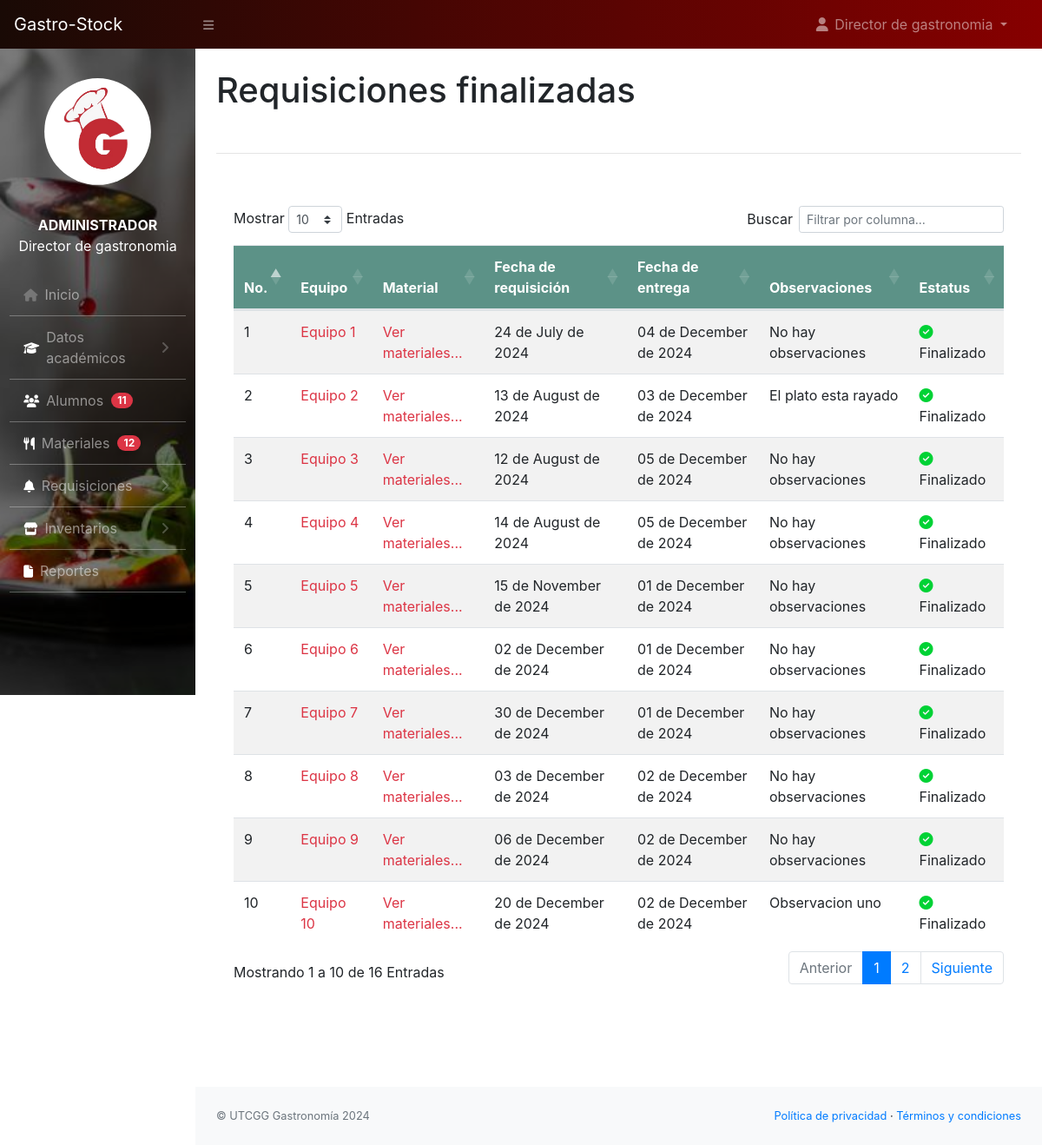
Page /encargado/solic_finalizadas.php (signed in) on the committed database.
### tables this page shows
CREATE TABLE `solicitud` (
  `id` int(11) NOT NULL,
  `solicitante` int(100) NOT NULL,
  `total` int(50) NOT NULL,
  `equipo` int(11) DEFAULT NULL,
  `observaciones` varchar(300) DEFAULT NULL,
  `asignatura` int(11) DEFAULT NULL,
  `profesor` int(11) DEFAULT NULL,
  `fecha_solicitud` date DEFAULT NULL,
  `fecha_entrega` date DEFAULT NULL,
  `fecha_reposicion` date DEFAULT NULL,
  `estatus` varchar(50) NOT NULL,
  `fecha` datetime NOT NULL DEFAULT current_timestamp(),
  `faltantes` int(10) DEFAULT NULL
);

### encargado/solic_finalizadas.php (the view, shortened to what this page needs)
<?php
    include_once('../conf/config.php');
?>
<!DOCTYPE html>
<html lang="en">
<head>
    <link rel="stylesheet" href="https://cdn.jsdelivr.net/npm/bootstrap@4.6.2/dist/css/bootstrap.min.css">
        <link href="../css/styles.css" rel="stylesheet" />
        <link rel="stylesheet" href="../css/estilo-nav.css">
        <link href="https://cdn.datatables.net/1.10.20/css/dataTables.bootstrap4.min.css" rel="stylesheet" />
        <link rel="stylesheet" href="https://cdnjs.cloudflare.com/ajax/libs/font-awesome/6.5.1/css/all.min.css" />
</head>
<body class="sb-nav-fixed">
    <?php
        include_once("navbar.php");
    ?>
    <div id="layoutSidenav_content">
                <main>
                    <div class="container-fluid">
                        <h1 class="mt-4">Requisiciones finalizadas</h1>
                        <br>
                        <hr>
                        <br>
                        <div class="card mb-4" style="border: none">
                            <div class="card-body">
                                <div class="table-responsive">
                                    <table class="table table-hover table-striped" id="dataTable" width="100%" cellspacing="0">
                                        <thead style="background-color:#5C9287 ;color: #fff;">
                                            <tr>
                                                <th>No.</th>
                                                <th>Equipo</th>
                                                <th>Material</th>
                                                <th>Fecha de requisición</th>
                                                <th>Fecha de entrega</th>
                                                <th>Observaciones</th>
                                                <th>Estatus</th>
                                            </tr>
                                        </thead>
                                        <tbody>
                                        <?php
          $sql = "SELECT solicitud.* FROM solicitud
          WHERE solicitud.estatus = 'finalizada'
          ORDER BY id DESC";
          $result = $con -> query($sql);
          $i_equipo=1;
          if($result ->num_rows > 0){
            while($row = $result ->fetch_assoc()) {
                ?>
                                            <tr>
                                                <td><?php echo $row['id']?></td>
                                                <td>
                    <a href=# class="text-danger" data-toggle="modal" data-target="#modal1_<?php echo $i_equipo ?>">
                        Equipo <?php echo $row['equipo']?></a>
                                                </td>
                                                <td>
                    <a href=# class="text-danger" data-toggle="modal" data-target="#modal2_<?php echo $i_equipo ?>" style="color: red">
                        Ver materiales...</a>
                                                </td>
<td>
                                                    <?php setlocale(LC_TIME, 'es_ES', 'Spanish_Spain', 'Spanish');
              echo strftime("%d de %B de %Y", strtotime($row['fecha_solicitud'])); ?>
                                                </td>
                                                  <td>
                                                    <?php setlocale(LC_TIME, 'es_ES', 'Spanish_Spain', 'Spanish');
              echo strftime("%d de %B de %Y", strtotime($row['fecha_entrega'])); ?>
                                                </td>
                                                <td><?php echo !empty($row['observaciones']) ? $row['observaciones'] : 'No hay observaciones'; ?></td>
                                              <td>
                                              <i class='fa-solid fa-circle-check' style='color: #00d235;'></i> Finalizado
                                              </td>
                                            </tr>
                        <?php
                        $i_equipo++;
                    }
          } else{
            echo "<tr> <td colspan='7'> <center>Aún no se han realizado requisiciones</center></td></tr>";
          }
        ?>
                    </tbody>
                  </table>
                </div>
              </div>
            </div>
          </div>
          <br>
          <br>
          <br>
        </main>
        <?php include_once('footer.php'); ?>
</body>
</html>

### rows in the picture
solicitud: id "10", equipo "10", fecha_solicitud "20 de December de 2024", fecha_entrega "02 de December de 2024", observaciones "Observacion uno"
solicitud: id "9", equipo "9", fecha_solicitud "06 de December de 2024", fecha_entrega "02 de December de 2024", shows "No hay observaciones"
solicitud: id "8", equipo "8", fecha_solicitud "03 de December de 2024", fecha_entrega "02 de December de 2024", shows "No hay observaciones"
solicitud: id "7", equipo "7", fecha_solicitud "30 de December de 2024", fecha_entrega "01 de December de 2024", shows "No hay observaciones"
solicitud: id "6", equipo "6", fecha_solicitud "02 de December de 2024", fecha_entrega "01 de December de 2024", shows "No hay observaciones"
solicitud: id "5", equipo "5", fecha_solicitud "15 de November de 2024", fecha_entrega "01 de December de 2024", shows "No hay observaciones"
solicitud: id "4", equipo "4", fecha_solicitud "14 de August de 2024", fecha_entrega "05 de December de 2024", shows "No hay observaciones"
solicitud: id "3", equipo "3", fecha_solicitud "12 de August de 2024", fecha_entrega "05 de December de 2024", shows "No hay observaciones"
solicitud: id "2", equipo "2", fecha_solicitud "13 de August de 2024", fecha_entrega "03 de December de 2024", observaciones "El plato esta rayado"
solicitud: id "1", equipo "1", fecha_solicitud "24 de July de 2024", fecha_entrega "04 de December de 2024", shows "No hay observaciones"

### other values in the picture
$nombre "Director de gastronomia"
$tipo_usuario "ADMINISTRADOR"
$row['total'] "11"
$row['total'] "12"
